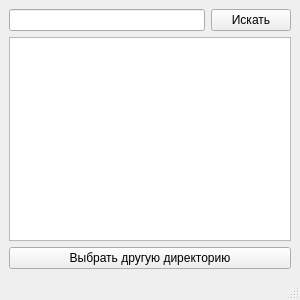
<?xml version="1.0" encoding="UTF-8"?>
<ui version="4.0">
 <class>FinalWindow</class>
 <widget class="QMainWindow" name="FinalWindow">
  <property name="geometry">
   <rect>
    <x>0</x>
    <y>0</y>
    <width>300</width>
    <height>300</height>
   </rect>
  </property>
  <property name="minimumSize">
   <size>
    <width>300</width>
    <height>300</height>
   </size>
  </property>
  <property name="maximumSize">
   <size>
    <width>700</width>
    <height>800</height>
   </size>
  </property>
  <property name="windowTitle">
   <string>MainWindow</string>
  </property>
  <widget class="QWidget" name="centralwidget">
   <layout class="QVBoxLayout" name="verticalLayout">
    <item>
     <layout class="QHBoxLayout" name="horizontalLayout">
      <item>
       <widget class="QLineEdit" name="lineEdit_substring">
        <property name="maximumSize">
         <size>
          <width>450</width>
          <height>16777215</height>
         </size>
        </property>
       </widget>
      </item>
      <item>
       <widget class="QPushButton" name="pushButton_browse">
        <property name="text">
         <string>Искать</string>
        </property>
       </widget>
      </item>
     </layout>
    </item>
    <item>
     <widget class="QListWidget" name="listWidget_files"/>
    </item>
    <item>
     <widget class="QPushButton" name="pushButton_closeFinalWindow">
      <property name="text">
       <string>Выбрать другую директорию</string>
      </property>
     </widget>
    </item>
   </layout>
  </widget>
  <widget class="QStatusBar" name="statusbar"/>
 </widget>
 <resources/>
 <connections/>
</ui>
